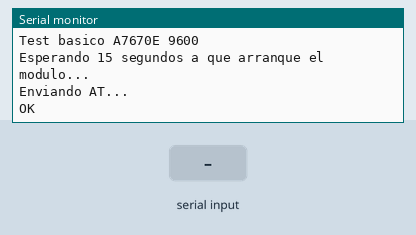
Recording of a sketch running on a simulated Arduino Uno, built with avr-gcc and run on an emulated ATmega328P. On the bench: the last lines printed to the serial monitor. Inputs (shaded band) come from the test bench. The modem accepts every AT command (registered, SIM ready, sends succeed) and sends nothing else.

Above: at 16.2 s.
16.3 s: "1" received over the second serial link
At 17.3 s:
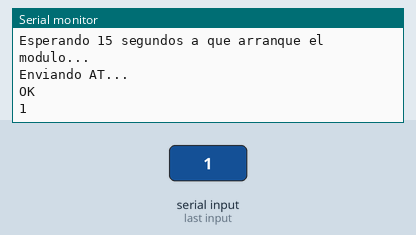
17.8 s: "0" received over the second serial link
At 18.5 s:
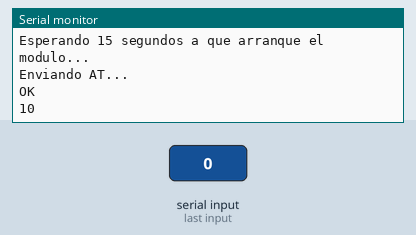

Measured:
- after the input at 16.3 s, the serial monitor: prints a new line at once (image 1)
- after the input at 17.8 s, the serial monitor: prints a new line at once (image 2)

The sketch:

A7670E_9600b_masespera.ino
```cpp
#include <SoftwareSerial.h>

#define A7670_RX_PIN 10
#define A7670_TX_PIN 11

SoftwareSerial modem(A7670_RX_PIN, A7670_TX_PIN);

void setup() {
  Serial.begin(9600);
  modem.begin(9600);

  Serial.println("Test basico A7670E 9600");
  Serial.println("Esperando 15 segundos a que arranque el modulo...");
  delay(15000);
}

void loop() {
  Serial.println("Enviando AT...");
  modem.println("AT");

  unsigned long start = millis();
  bool received = false;

  while (millis() - start < 3000) {
    while (modem.available()) {
      char c = modem.read();
      Serial.write(c);
      received = true;
    }
  }

  if (!received) {
    Serial.println("SIN RESPUESTA");
  }

  Serial.println();
  delay(3000);
}
```
